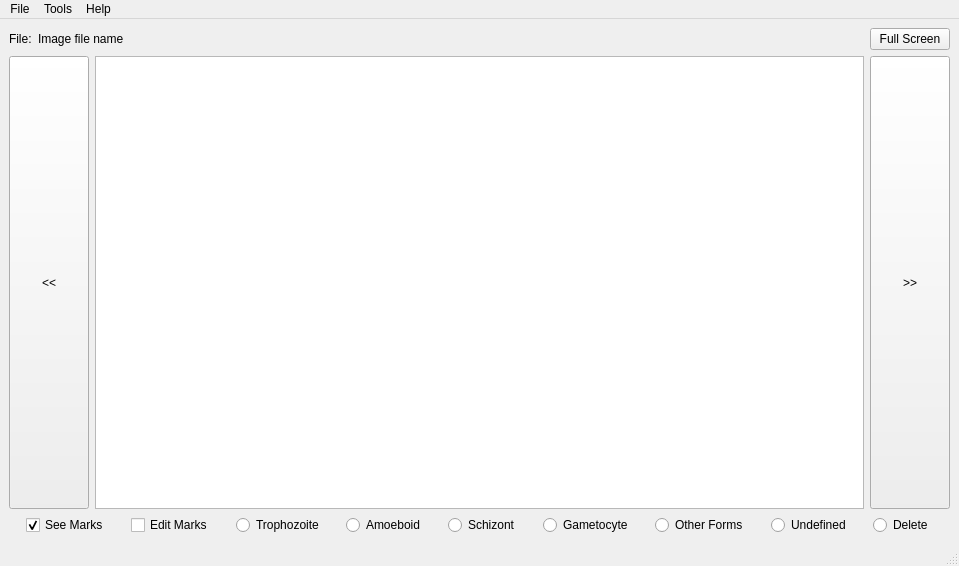
<?xml version="1.0" encoding="UTF-8"?>
<ui version="4.0">
 <class>MainWindow</class>
 <widget class="QMainWindow" name="MainWindow">
  <property name="geometry">
   <rect>
    <x>0</x>
    <y>0</y>
    <width>959</width>
    <height>566</height>
   </rect>
  </property>
  <property name="windowTitle">
   <string>ParasiteMarker</string>
  </property>
  <widget class="QWidget" name="centralwidget">
   <layout class="QVBoxLayout" name="verticalLayout">
    <item>
     <layout class="QHBoxLayout" name="horizontalLayout_3">
      <item>
       <widget class="QLabel" name="label_3">
        <property name="sizePolicy">
         <sizepolicy hsizetype="Fixed" vsizetype="Fixed">
          <horstretch>0</horstretch>
          <verstretch>0</verstretch>
         </sizepolicy>
        </property>
        <property name="text">
         <string>File:</string>
        </property>
       </widget>
      </item>
      <item>
       <widget class="QLabel" name="ImFileName_label">
        <property name="sizePolicy">
         <sizepolicy hsizetype="Preferred" vsizetype="Fixed">
          <horstretch>0</horstretch>
          <verstretch>0</verstretch>
         </sizepolicy>
        </property>
        <property name="text">
         <string>Image file name</string>
        </property>
       </widget>
      </item>
      <item>
       <spacer name="horizontalSpacer_6">
        <property name="orientation">
         <enum>Qt::Horizontal</enum>
        </property>
        <property name="sizeHint" stdset="0">
         <size>
          <width>40</width>
          <height>20</height>
         </size>
        </property>
       </spacer>
      </item>
      <item>
       <widget class="QPushButton" name="FullScreen_pushButton">
        <property name="text">
         <string>Full Screen</string>
        </property>
       </widget>
      </item>
     </layout>
    </item>
    <item>
     <layout class="QHBoxLayout" name="horizontalLayout_2">
      <item>
       <widget class="QPushButton" name="ImBack_pushButton">
        <property name="sizePolicy">
         <sizepolicy hsizetype="Fixed" vsizetype="Preferred">
          <horstretch>0</horstretch>
          <verstretch>0</verstretch>
         </sizepolicy>
        </property>
        <property name="text">
         <string>&lt;&lt;</string>
        </property>
       </widget>
      </item>
      <item>
       <widget class="QGraphicsView" name="Image_graphicsView"/>
      </item>
      <item>
       <widget class="QPushButton" name="ImForward_pushButton">
        <property name="sizePolicy">
         <sizepolicy hsizetype="Fixed" vsizetype="Preferred">
          <horstretch>0</horstretch>
          <verstretch>0</verstretch>
         </sizepolicy>
        </property>
        <property name="text">
         <string>&gt;&gt;</string>
        </property>
       </widget>
      </item>
     </layout>
    </item>
    <item>
     <layout class="QHBoxLayout" name="horizontalLayout">
      <item>
       <spacer name="horizontalSpacer_5">
        <property name="orientation">
         <enum>Qt::Horizontal</enum>
        </property>
        <property name="sizeHint" stdset="0">
         <size>
          <width>40</width>
          <height>20</height>
         </size>
        </property>
       </spacer>
      </item>
      <item>
       <widget class="QCheckBox" name="SeeMarks_checkBox">
        <property name="text">
         <string>See Marks</string>
        </property>
        <property name="checked">
         <bool>true</bool>
        </property>
       </widget>
      </item>
      <item>
       <spacer name="horizontalSpacer_8">
        <property name="orientation">
         <enum>Qt::Horizontal</enum>
        </property>
        <property name="sizeHint" stdset="0">
         <size>
          <width>40</width>
          <height>20</height>
         </size>
        </property>
       </spacer>
      </item>
      <item>
       <widget class="QCheckBox" name="EditMarks_checkBox">
        <property name="text">
         <string>Edit Marks</string>
        </property>
        <property name="checked">
         <bool>false</bool>
        </property>
       </widget>
      </item>
      <item>
       <spacer name="horizontalSpacer_2">
        <property name="orientation">
         <enum>Qt::Horizontal</enum>
        </property>
        <property name="sizeHint" stdset="0">
         <size>
          <width>40</width>
          <height>20</height>
         </size>
        </property>
       </spacer>
      </item>
      <item>
       <widget class="QRadioButton" name="Bacillus_radioButton">
        <property name="text">
         <string>Trophozoite</string>
        </property>
       </widget>
      </item>
      <item>
       <spacer name="horizontalSpacer">
        <property name="orientation">
         <enum>Qt::Horizontal</enum>
        </property>
        <property name="sizeHint" stdset="0">
         <size>
          <width>40</width>
          <height>20</height>
         </size>
        </property>
       </spacer>
      </item>
      <item>
       <widget class="QRadioButton" name="BacillusCluster_radioButton">
        <property name="text">
         <string>Amoeboid</string>
        </property>
       </widget>
      </item>
      <item>
       <spacer name="horizontalSpacer_4">
        <property name="orientation">
         <enum>Qt::Horizontal</enum>
        </property>
        <property name="sizeHint" stdset="0">
         <size>
          <width>40</width>
          <height>20</height>
         </size>
        </property>
       </spacer>
      </item>
      <item>
       <widget class="QRadioButton" name="radioButton_2">
        <property name="text">
         <string>Schizont</string>
        </property>
       </widget>
      </item>
      <item>
       <spacer name="horizontalSpacer_7">
        <property name="orientation">
         <enum>Qt::Horizontal</enum>
        </property>
        <property name="sizeHint" stdset="0">
         <size>
          <width>40</width>
          <height>20</height>
         </size>
        </property>
       </spacer>
      </item>
      <item>
       <widget class="QRadioButton" name="radioButton">
        <property name="text">
         <string>Gametocyte</string>
        </property>
       </widget>
      </item>
      <item>
       <spacer name="horizontalSpacer_11">
        <property name="orientation">
         <enum>Qt::Horizontal</enum>
        </property>
        <property name="sizeHint" stdset="0">
         <size>
          <width>40</width>
          <height>20</height>
         </size>
        </property>
       </spacer>
      </item>
      <item>
       <widget class="QRadioButton" name="radioButton_3">
        <property name="text">
         <string>Other Forms</string>
        </property>
       </widget>
      </item>
      <item>
       <spacer name="horizontalSpacer_10">
        <property name="orientation">
         <enum>Qt::Horizontal</enum>
        </property>
        <property name="sizeHint" stdset="0">
         <size>
          <width>40</width>
          <height>20</height>
         </size>
        </property>
       </spacer>
      </item>
      <item>
       <widget class="QRadioButton" name="Undefined_radioButton">
        <property name="text">
         <string>Undefined</string>
        </property>
       </widget>
      </item>
      <item>
       <spacer name="horizontalSpacer_9">
        <property name="orientation">
         <enum>Qt::Horizontal</enum>
        </property>
        <property name="sizeHint" stdset="0">
         <size>
          <width>40</width>
          <height>20</height>
         </size>
        </property>
       </spacer>
      </item>
      <item>
       <widget class="QRadioButton" name="Delete_radioButton">
        <property name="text">
         <string>Delete</string>
        </property>
       </widget>
      </item>
      <item>
       <spacer name="horizontalSpacer_3">
        <property name="orientation">
         <enum>Qt::Horizontal</enum>
        </property>
        <property name="sizeHint" stdset="0">
         <size>
          <width>40</width>
          <height>20</height>
         </size>
        </property>
       </spacer>
      </item>
     </layout>
    </item>
   </layout>
  </widget>
  <widget class="QMenuBar" name="menubar">
   <property name="geometry">
    <rect>
     <x>0</x>
     <y>0</y>
     <width>959</width>
     <height>26</height>
    </rect>
   </property>
   <widget class="QMenu" name="menuFile">
    <property name="title">
     <string>File</string>
    </property>
    <addaction name="OpenFolder_action"/>
    <addaction name="Close_action"/>
   </widget>
   <widget class="QMenu" name="menuHelp">
    <property name="title">
     <string>Help</string>
    </property>
    <addaction name="About_action"/>
    <addaction name="AboutQt_action"/>
   </widget>
   <widget class="QMenu" name="menuTools">
    <property name="title">
     <string>Tools</string>
    </property>
    <addaction name="Login_action"/>
    <addaction name="UserInfo_action"/>
    <addaction name="ExportMarks_action"/>
    <addaction name="Count_Bacillus_action"/>
   </widget>
   <addaction name="menuFile"/>
   <addaction name="menuTools"/>
   <addaction name="menuHelp"/>
  </widget>
  <widget class="QStatusBar" name="statusbar"/>
  <action name="OpenFolder_action">
   <property name="text">
    <string>Open Folder</string>
   </property>
  </action>
  <action name="Close_action">
   <property name="text">
    <string>Close</string>
   </property>
  </action>
  <action name="About_action">
   <property name="text">
    <string>About</string>
   </property>
  </action>
  <action name="AboutQt_action">
   <property name="text">
    <string>About Qt</string>
   </property>
  </action>
  <action name="Login_action">
   <property name="text">
    <string>Login</string>
   </property>
  </action>
  <action name="UserInfo_action">
   <property name="text">
    <string>User Info</string>
   </property>
  </action>
  <action name="ExportMarks_action">
   <property name="text">
    <string>Export Marks as BMP</string>
   </property>
  </action>
  <action name="Count_Bacillus_action">
   <property name="text">
    <string>Count Parasites in Tail Region</string>
   </property>
  </action>
 </widget>
 <resources/>
 <connections/>
</ui>
